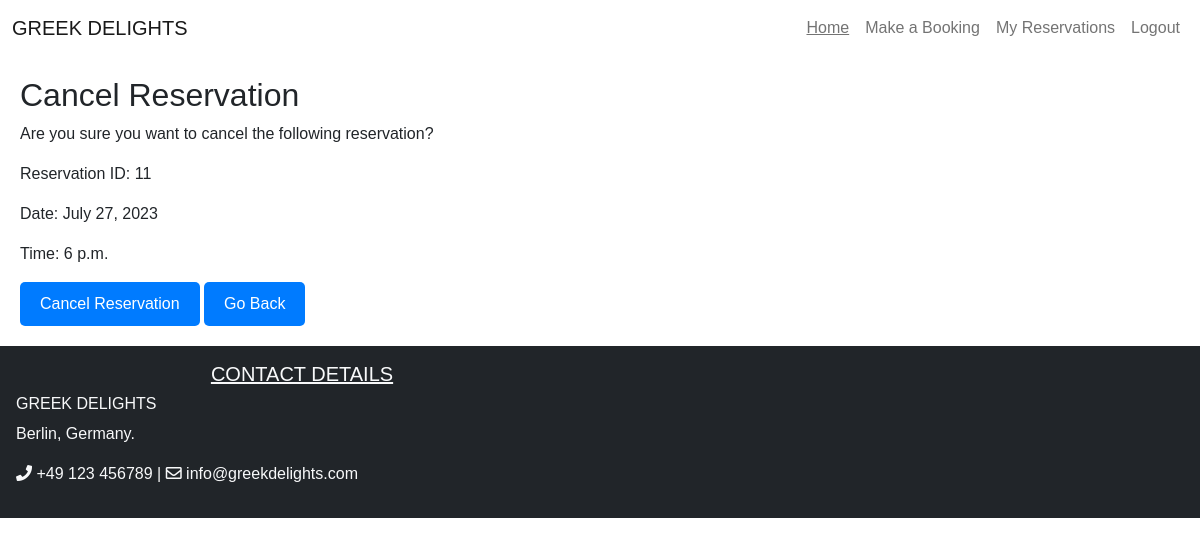
The app's page /cancel/11 (signed in) with its own data.
### reservation/models.py (models this page shows, shortened)
class Reservation(models.Model):
    user = models.ForeignKey(User, on_delete=models.CASCADE)
    full_name = models.CharField(max_length=300, blank=False)
    email = models.CharField(max_length=300, blank=False)
    phoneNumberRegex = RegexValidator(regex=r'^\+?1?\d{9,15}$')
    mobile = models.CharField(validators=[phoneNumberRegex], max_length=15, blank=False)
    date = models.DateField(blank=False)
    time = models.TimeField(blank=False)
    guests = models.PositiveIntegerField(blank=False)
    requests = models.TextField(max_length=400)
    status = models.IntegerField(choices=STATUS, default=0)
    class Meta:
        ordering = ['-date']
        constraints = [
            models.UniqueConstraint(
                fields=['user', 'date', 'time'], name='unique_reservation'
            ),
        ]

### reservation/views.py (the view)
# urls.py: path('cancel/<reservation_id>', views.cancel_reservation, name='cancel'),
def cancel_reservation(request, reservation_id):
    if request.user.is_authenticated:
        reservation = get_object_or_404(Reservation, id=reservation_id, user=request.user)
        if request.method == 'POST':
            reservation.delete()
            return redirect('reservations')
        else:
            return render(request, 'cancel_reservation.html', {
                'reservation': reservation,
            })
    else:
        return redirect('account_login')

### reservation/templates/cancel_reservation.html (shortened to what this page needs)
{% extends "base.html" %}
{% block content %}
    <div class="container">
        <h2>Cancel Reservation</h2>
        <p>Are you sure you want to cancel the following reservation?</p>
        <p>Reservation ID: {{ reservation.id }}</p>
        <p>Date: {{ reservation.date }}</p>
        <p>Time: {{ reservation.time }}</p>
        <form method="post" id="cancelForm">
            <button type="submit" class="btn btn-danger">Cancel Reservation</button>
            <a href="{% url 'reservations' %}" class="btn btn-secondary">Go Back</a>
        </form>
    </div>
{% endblock %}

### reservation/static/reservation/style.css (style rules this page uses)
body { font-family: Arial, sans-serif; }
.container { max-width: 1200px; margin: 0 auto; padding: 20px; }
.btn { display: inline-block; padding: 10px 20px; background-color: #007bff; color: #fff; text-decoration: none; border: none; border-radius: 5px; cursor: pointer; }

### records on screen
Reservation: id "11", date "July 27, 2023", time "6 p.m."
